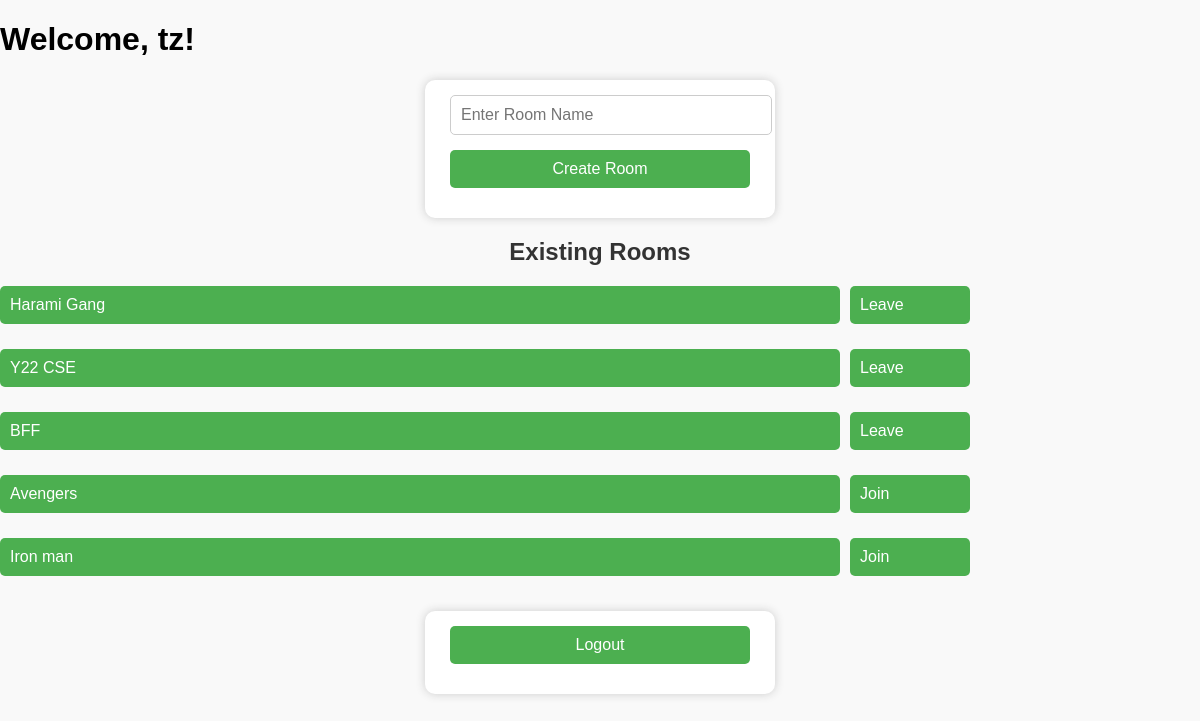
/ (signed in), run on the app's committed database.
### tables this page shows
CREATE TABLE rooms (
            room_id INTEGER PRIMARY KEY AUTOINCREMENT,
            room_name TEXT, created_on TEXT, created_by_user INTEGER);

### app.py (the view)
@app.route('/')
def index():
    if 'username' not in session:
        return redirect('/login')
    user_id = session['user_id']
    with sqlite3.connect(DATABASE) as con:
        c = con.cursor()
        c.execute("SELECT room_name, room_id, created_by_user FROM rooms")
        rooms = c.fetchall()
        c.execute("SELECT room_id FROM room_members WHERE user_id=?", (user_id,))
        joined_rooms = [r[0] for r in c.fetchall()]
    return render_template('index.html',
                         username=session['username'],
                         user_id=user_id,
                         rooms=rooms,
                         joined_rooms=joined_rooms)

### templates/index.html (shortened to what this page needs)
<!DOCTYPE html>
<html>
<head>
  <link rel="stylesheet" href="{{ url_for('static', filename='style.css') }}">
</head>
<body>
  <h1>Welcome, {{ username }}!</h1>
  <form action="/join" method="POST">
    <input type="text" name="room" placeholder="Enter Room Name" required>
    <button class="join" type="submit">Create Room</button>
  </form>
  <h2>Existing Rooms</h2>
  <ul id="room-list">
    {% for room, room_id, creator_id in rooms %}
      <li id="room-{{ room }}" style="display: flex; align-items: center; gap: 10px; margin-bottom: 10px;">
        <button style="flex: 0 0 70%; text-align: left;"
                onclick="loadchat('{{ room }}')"
                {% if room_id not in joined_rooms %}disabled {% else %} class="join" {% endif %}>
          {{ room }}
        </button>
        {% if room_id not in joined_rooms %}
          <button class="join" style="flex: 0 0 10%; text-align: left;" onclick="joinRoom('{{ room }}')">Join</button>
        {% else %}
          <button class="leave" style="flex: 0 0 10%; text-align: left;" onclick="leaveRoom('{{ room }}')">Leave</button>
        {% endif %}
      </li>
    {% endfor %}
  </ul>
  <div style="margin-top: 20px;">
    <form action="/logout">
      <button class="leave" type="submit">Logout</button>
    </form>
  </div>
</body>
</html>

### static/style.css (style rules this page uses)
body { font-family: Arial, sans-serif; background: #f9f9f9; margin: 0; padding: 0; }
h2 { text-align: center; margin-top: 20px; color: #333; }
form { width: 300px; margin: 20px auto; background: #fff; padding: 15px 25px; border-radius: 10px; box-shadow: 0 0 10px #ccc; }
input, select, button { display: block; width: 100%; margin-bottom: 15px; padding: 10px; font-size: 1rem; border-radius: 5px; border: 1px solid #ccc; }
button { background-color: #4CAF50; color: white; cursor: pointer; border: none; }
body, html { margin: 0; padding: 0; width: 100%; overflow-x: hidden; box-sizing: border-box; }
#room-list { list-style-type: none; padding: 0; margin: 0; }
#room-list li { display: flex; align-items: center; gap: 10px; margin-bottom: 10px; width: 100%; box-sizing: border-box; }
#room-list button { box-sizing: border-box; }

### data on the page
rooms: room_name "Harami Gang"
rooms: room_name "Y22 CSE"
rooms: room_name "BFF"
rooms: room_name "Avengers"
rooms: room_name "Iron man"

### other printed values
{{ username }} "tz"
